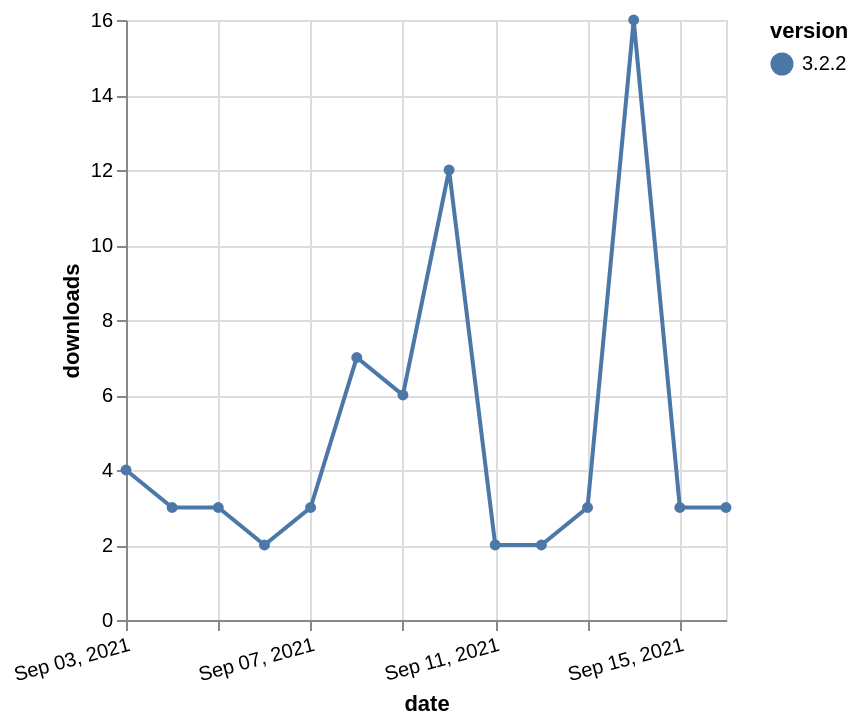

Here is the Vega-Lite specification saved for this chart:
### Vega-Lite specification from a JSON file in a GitHub repository (floating-point values rounded to 4 significant figures)
{"$schema": "https://vega.github.io/schema/vega-lite/v5.json", "description": "A simple bar chart with embedded data.", "data": {"values": [{"date": "2021-09-03", "total": 6132, "delta": 4, "version": "3.2.2"}, {"date": "2021-09-04", "total": 6135, "delta": 3, "version": "3.2.2"}, {"date": "2021-09-05", "total": 6138, "delta": 3, "version": "3.2.2"}, {"date": "2021-09-06", "total": 6140, "delta": 2, "version": "3.2.2"}, {"date": "2021-09-07", "total": 6143, "delta": 3, "version": "3.2.2"}, {"date": "2021-09-08", "total": 6150, "delta": 7, "version": "3.2.2"}, {"date": "2021-09-09", "total": 6156, "delta": 6, "version": "3.2.2"}, {"date": "2021-09-10", "total": 6168, "delta": 12, "version": "3.2.2"}, {"date": "2021-09-11", "total": 6170, "delta": 2, "version": "3.2.2"}, {"date": "2021-09-12", "total": 6172, "delta": 2, "version": "3.2.2"}, {"date": "2021-09-13", "total": 6175, "delta": 3, "version": "3.2.2"}, {"date": "2021-09-14", "total": 6191, "delta": 16, "version": "3.2.2"}, {"date": "2021-09-15", "total": 6194, "delta": 3, "version": "3.2.2"}, {"date": "2021-09-16", "total": 6197, "delta": 3, "version": "3.2.2"}]}, "width": "container", "mark": {"type": "line", "point": {"filled": true}}, "encoding": {"x": {"field": "date", "type": "temporal", "timeUnit": "yearmonthdate", "title": "date", "axis": {"labelAngle": -15}}, "y": {"field": "delta", "type": "quantitative", "title": "downloads"}, "color": {"field": "version", "type": "nominal"}, "tooltip": {"field": "delta"}}}
